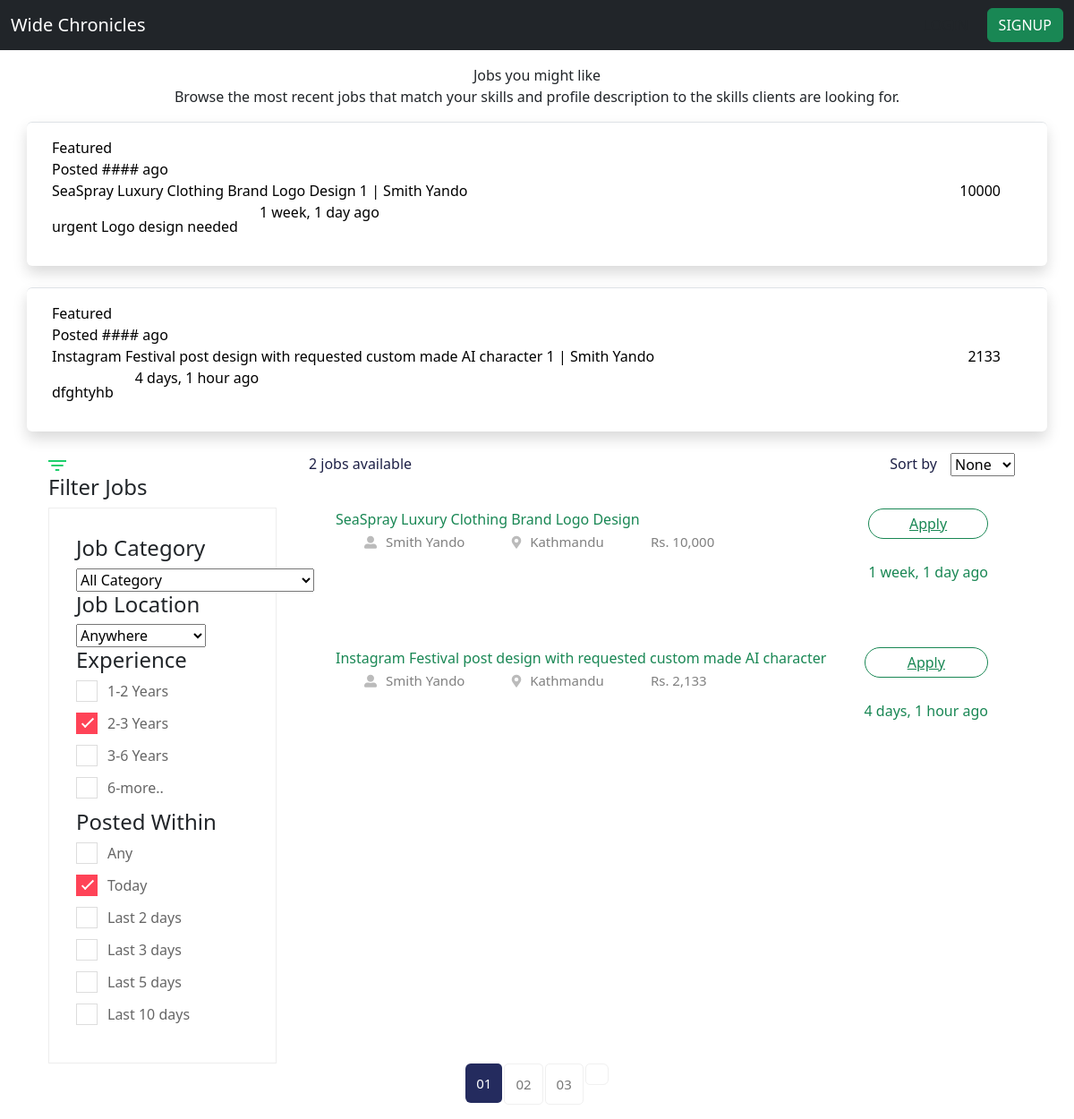
The app's page /find-work/, older data.
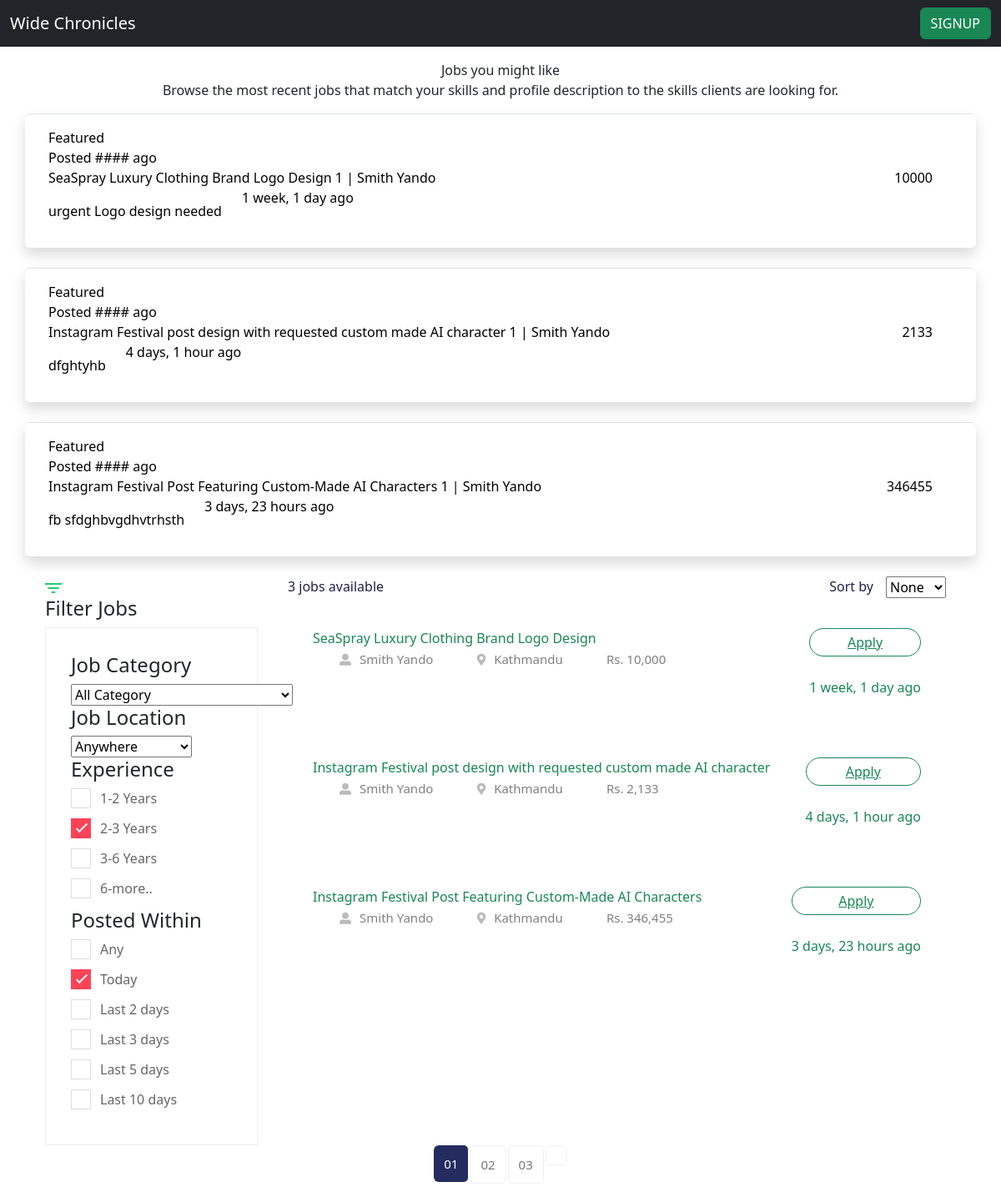
The same page, newer data.
### jobs/models.py (models this page shows, shortened)
class Job(models.Model):
    buyer = models.ForeignKey(Buyer, on_delete=models.CASCADE)
    title = models.CharField(max_length=200)
    budget = models.IntegerField()
    description = models.TextField()
    requirement = models.CharField(max_length=1000)
    timestamp = models.DateTimeField(auto_now_add=True)
    code = models.CharField(max_length=10, unique=True, blank=True)

class Buyer(models.Model):
    LOCATION_CHOICES = [
        ("Achham", "Achham"),
        ("Arghakhanchi", "Arghakhanchi"),
        ("Baglung", "Baglung"),
        ("Baitadi", "Baitadi"),
        ("Bajhang", "Bajhang"),
        ("Bajura", "Bajura"),
        ("Banke", "Banke"),
        ("Bara", "Bara"),
        ("Bardiya", "Bardiya"),
        ("Bhaktapur", "Bhaktapur"),
        ("Bhojpur", "Bhojpur"),
        ("Chitwan", "Chitwan"),
        ("Dadeldhura", "Dadeldhura"),
        ("Dailekh", "Dailekh"),
        ("Dang", "Dang"),
        ("Darchula", "Darchula"),
        ("Dhading", "Dhading"),
        ("Dhankuta", "Dhankuta"),
        ("Dhanusha", "Dhanusha"),
        ("Dolakha", "Dolakha"),
        ("Dolpa", "Dolpa"),
        ("Doti", "Doti"),
        ("Eastern Rukum", "Eastern Rukum"),
        ("Gorkha", "Gorkha"),
        ("Gulmi", "Gulmi"),
        ("Humla", "Humla"),
        ("Ilam", "Ilam"),
        ("Jajarkot", "Jajarkot"),
        ("Jhapa", "Jhapa"),
        ("Jumla", "Jumla"),
        ("Kailali", "Kailali"),
        ("Kalikot", "Kalikot"),
        ("Kanchanpur", "Kanchanpur"),
        ("Kapilvastu", "Kapilvastu"),
        ("Kaski", "Kaski"),
        ("Kathmandu", "Kathmandu"),
        ("Kavrepalanchok", "Kavrepalanchok"),
        ("Khotang", "Khotang"),
        ("Lalitpur", "Lalitpur"),
        ("Lamjung", "Lamjung"),
        ("Mahottari", "Mahottari"),
        ("Makwanpur", "Makwanpur"),
        ("Manang", "Manang"),
        ("Morang", "Morang"),
        ("Mugu", "Mugu"),
        ("Mustang", "Mustang"),
        ("Myagdi", "Myagdi"),
        ("Nawalpur", "Nawalpur"),
        ("Nuwakot", "Nuwakot"),
        ("Okhaldhunga", "Okhaldhunga"),
        ("Palpa", "Palpa"),
        ("Panchthar", "Panchthar"),
        ("Parbat", "Parbat"),
        ("Parsa", "Parsa"),
        ("Pyuthan", "Pyuthan"),
        ("Ramechhap", "Ramechhap"),
        ("Rasuwa", "Rasuwa"),
        ("Rautahat", "Rautahat"),
        ("Rolpa", "Rolpa"),
        ("Rupandehi", "Rupandehi"),
        ("Salyan", "Salyan"),
        ("Sankhuwasabha", "Sankhuwasabha"),
        ("Saptari", "Saptari"),
        ("Sarlahi", "Sarlahi"),
        ("Sindhuli", "Sindhuli"),
        ("Sindhupalchok", "Sindhupalchok"),
        ("Siraha", "Siraha"),
        ("Solukhumbu", "Solukhumbu"),
        ("Sunsari", "Sunsari"),
        ("Surkhet", "Surkhet"),
        ("Syangja", "Syangja"),
        ("Tanahun", "Tanahun"),
        ("Taplejung", "Taplejung"),
        ("Tehrathum", "Tehrathum"),
        ("Udayapur", "Udayapur"),
        ("Western Rukum", "Western Rukum"),
    ]
    owner = models.OneToOneField(User, on_delete=models.CASCADE)
    name = models.CharField(max_length=50)
    bio = models.TextField(blank=True)
    location = models.CharField(choices=LOCATION_CHOICES, max_length=100)
    def __str__(self):
        return f"{self.id} | {self.name}"

### jobs/views.py (the view)
# urls.py: path('find-work/',JobListView.as_view(), name='job-list'),
class JobListView(ListView):
    model = Job
    template_name = 'jobs/job_list.html'
    context_object_name = 'jobs'
    paginate_by = 10
    def get_context_data(self, **kwargs):
        context = super().get_context_data(**kwargs)
        context['speciality_choices'] = Seller.SPECIALITY_CHOICES
        context['location_choices'] = Buyer.LOCATION_CHOICES
        return context

### jobs/templates/jobs/job_list.html (shortened to what this page needs)
{% extends 'jobs/_base.html' %}
{% load humanize %}
{% block content%}
    <div class="row text-center p-3">
        <div class="col-md">Jobs you might like</div>
        <div>Browse the most recent jobs that match your skills and profile description to the skills clients are looking for.</div>
    </div>
    {% for job in jobs %}
    <a href="{% url 'job-detail' job.code %}" class=" text-black text-decoration-none">
    <div class="row shadow border-top p-3 mb-4 bg-body rounded ">
        <div >Featured</div>
        <div class="col-md">Posted #### ago</div>
        <div class="row ">
            <div class="d-flex justify-content-between">
                <div class="text-start text-truncate col-8">{{ job.title }} {{ job.buyer }}</div>
                <div class=" text-end">{{job.budget}}</div>
            </div>
            <div class="col-md-auto py-3 text-truncate">{{job.description}}</div>
            <div class="col">{{job.timestamp| naturaltime}}</div>
        </div>
    </div>
    </a>
    {% endfor %}
    <div class="job-listing-area pt-120 pb-120">
        <div class="container">
            <div class="row">
                <div class="col-xl-3 col-lg-3 col-md-4">
                    <div class="row">
                        <div class="col-12">
                                <div class="small-section-tittle2 mb-45">
                                <div class="ion">
                                </div>
                                <h4>Filter Jobs</h4>
                            </div>
                        </div>
                    </div>
                    <div class="job-category-listing mb-50">
                        <div class="single-listing">
                           <div class="small-section-tittle2">
                                 <h4>Job Category</h4>
                           </div>
                            <div class="select-job-items2">
                                <select name="select">
                                    <option value="">All Category</option>
                                </select>
                            </div>
                        </div>
                        <div class="single-listing">
                           <div class="small-section-tittle2">
                                 <h4>Job Location</h4>
                           </div>
                            <div class="select-job-items2">
                                <select name="select">
                                    <option value="">Anywhere</option>
                                </select>
                            </div>
                            <div class="select-Categories pt-80 pb-50">
                                <div class="small-section-tittle2">
                                    <h4>Experience</h4>
                                </div>
                                <label class="container">1-2 Years
                                    <span class="checkmark"></span>
                                </label>
                                <label class="container">2-3 Years
                                    <span class="checkmark"></span>
                                </label>
                                <label class="container">3-6 Years
                                    <span class="checkmark"></span>
                                </label>
                                <label class="container">6-more..
                                    <span class="checkmark"></span>
                                </label>
                            </div>
                        </div>
                        <div class="single-listing">
                            <div class="select-Categories pb-50">
                                <div class="small-section-tittle2">
                                    <h4>Posted Within</h4>
                                </div>
                                <label class="container">Any
                                    <span class="checkmark"></span>
                                </label>
                                <label class="container">Today
                                    <span class="checkmark"></span>
                                </label>
                                <label class="container">Last 2 days
                                    <span class="checkmark"></span>
                                </label>
                                <label class="container">Last 3 days
                                    <span class="checkmark"></span>
                                </label>
                                <label class="container">Last 5 days
                                    <span class="checkmark"></span>
                                </label>
                                <label class="container">Last 10 days
                                    <span class="checkmark"></span>
                                </label>
                            </div>
                        </div>
                    </div>
                </div>
                <div class="col-xl-9 col-lg-9 col-md-8">
                    <section class="featured-job-area">
                        <div class="container">
                            <div class="row">
                                <div class="col-lg-12">
                                    <div class="count-job mb-30">
                                        <span>{{ jobs.count }} jobs available</span>
                                        <div class="select-job-items">
                                            <span>Sort by</span>
                                            <select name="select">
                                                <option value="">None</option>
                                            </select>
                                        </div>
                                    </div>
                                </div>
                            </div>
                        {% for job in jobs %}
                            <div class="single-job-items mb-20 ">
                                <div class="job-items">
                                    <div class="job-tittle ">
                                        <a href="{% url 'job-detail' job.code %}" class=" text-decoration-none">
                                            {{ job.title|truncatechars:80}}
                                        </a>
                                        <ul>
                                            <li> <i class="fas fa-user-alt"></i>{{ job.buyer.name}}</li>
                                            <li><i class="fas fa-map-marker-alt"></i>{{ job.buyer.location}}</li>
                                            <li>Rs. {{job.budget|intcomma}}</li>
                                        </ul>
                                    </div>
                                </div>
                                <div class="items-link items-link2 float-end">
                                    <a href="{% url 'job-detail' job.code %}">Apply</a>
                                    <span>{{job.timestamp|naturaltime}}</span>
                                </div>
                            </div>
                        {% endfor %}
                        </div>
                    </section>
                </div>
            </div>
        </div>
    </div>
    <div class="pagination-area pb-115 text-center">
        <div class="container">
            <div class="row">
                <div class="col-xl-12">
                    <div class="single-wrap d-flex justify-content-center">
                        <nav aria-label="Page navigation example">
                            <ul class="pagination justify-content-start">
                                <li class="page-item active"><a class="page-link" href="#">01</a></li>
                                <li class="page-item"><a class="page-link" href="#">02</a></li>
                                <li class="page-item"><a class="page-link" href="#">03</a></li>
                            <li class="page-item"><a class="page-link" href="#"></a></li>
                            </ul>
                        </nav>
                    </div>
                </div>
            </div>
        </div>
    </div>
{% endblock content%}

### jobs/templates/jobs/_base.html (shortened to what this page needs)
<!DOCTYPE html>
<html lang="en">
  {% load static %}
  {% load fontawesome_5 %}
  {% load bootstrap5 %}
<head>
    {% bootstrap_css %}
    <link rel="stylesheet" href="{% static 'css/style.css' %}">
    {% fontawesome_5_static %}
</head>
<body>
    <nav class="navbar navbar-dark bg-dark text-light ">
      <div class="container-fluid">
        <a class="navbar-brand" href="{% url 'seller-list'%}">Wide Chronicles</a>
        {% if user.is_authenticated %}
        <div>{{user.email}}</div>
        <button class="navbar-toggler" type="button" data-bs-toggle="offcanvas" data-bs-target="#offcanvasNavbar" aria-controls="offcanvasNavbar" aria-label="Toggle navigation">
          <span class="navbar-toggler-icon"></span>
        </button>
        <div class="offcanvas offcanvas-end bg-dark" tabindex="-1" id="offcanvasNavbar" aria-labelledby="offcanvasNavbarLabel">
          <div class="offcanvas-header">
            <h5 class="offcanvas-title " id="offcanvasDarkNavbarLabel">Wide Chronicles</h5>
            <button type="button" class="btn-close btn-close-white" data-bs-dismiss="offcanvas" aria-label="Close"></button>
          </div>
          <div class="offcanvas-body ">
            <ul class="navbar-nav justify-content-end flex-grow-1 pe-3">
              <li class="nav-item">
                <a class="nav-link active" aria-current="page" href="#">Profile</a>
              </li>
              <li class="nav-item">
                <a class="nav-link active" aria-current="page" href="#">
                    {% if request.user.role %}
                      {{ request.user.role }}
                    {% else %}
                        <a href="{% url 'handle-login' %}">
                            <div class="text-center mt-4 fw-lighter">Set Your account Option here</div>
                        </a>
                    {% endif %}
                </a>
            </li>
            </ul>
            <form class="d-flex mt-3" role="search">
              <input class="form-control me-2" type="search" placeholder="Search" aria-label="Search">
              <button class="btn btn-outline-success" type="submit">Search</button>
            </form>
          </div>
          <div class="offcanvas-footer">
              <form class="justify-content-center" action="{% url 'account_logout' %}" method="post">
                  {% csrf_token %}
                <button class="btn btn-outline-success" type="submit">Logout</button>
              </form>
          </div>
        </div>
        {% else %}
        <div class="d-grid gap-2 d-md-flex justify-content-md-end">
          <a href="{% url 'account_login' %}">
            <button type="button" class=" btn btn-close-white" >LOGIN</button>
          </a>
          <a href="{% url 'account_signup' %}">
            <button type="button" class="btn btn-success " >SIGNUP</button>
          </a>
        </div>
        {% endif %}
      </div>
    </nav>
    <div class="container">
    {% block content %}
    {% endblock content %}
    </div>
</body>
</html>

Row changes from the older to the newer data that the page shows:
added Job: title "Instagram Festival Post Featuring Custom-Made AI Characters", buyer "1 | Smith Yando", budget "346455", description "fb sfdghbvgdhvtrhsth", timestamp "3 days, 23 hours ago", buyer.name "Smith Yando", buyer.location "Kathmandu", budget "346,455"
Text that changed along with them:
{{ jobs.count }}: "2" → "3"
